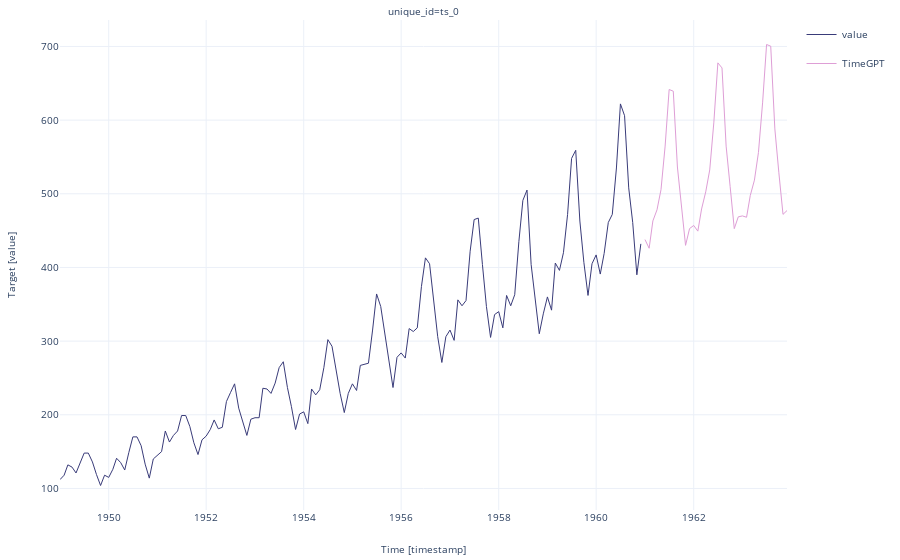

The notebook cell saved with this chart:
### Code cell
timegpt.plot(df, timegpt_fcst_df, time_col='timestamp', target_col='value')

### Figure 1 — Plotly figure (JSON) as saved in the notebook; plotly's stock layout.template omitted (floating-point values rounded to 4 significant figures; data arrays with more than 128 entries replaced by an {"elided": "..."} marker saying what was removed)
{"data": [{"legendgroup": "value", "line": {"color": "#393b79", "width": 1}, "mode": "lines", "name": "value", "showlegend": true, "type": "scatter", "x": {"elided": "180 str values"}, "xaxis": "x", "y": {"elided": "180 int values"}, "yaxis": "y"}, {"legendgroup": "TimeGPT", "line": {"color": "#de9ed6", "width": 1}, "mode": "lines", "name": "TimeGPT", "showlegend": true, "type": "scatter", "x": {"elided": "180 str values"}, "xaxis": "x", "y": {"elided": "180 float values"}, "yaxis": "y"}], "layout": {"annotations": [{"font": {"size": 10}, "showarrow": false, "text": "unique_id=ts_0", "x": 0.5, "xanchor": "center", "xref": "paper", "y": 1, "yanchor": "bottom", "yref": "paper"}, {"font": {"size": 10}, "showarrow": false, "text": "Time [timestamp]", "x": 0.5, "xanchor": "center", "xref": "paper", "y": 0, "yanchor": "top", "yref": "paper", "yshift": -30}, {"font": {"size": 10}, "showarrow": false, "text": "Target [value]", "textangle": -90, "x": 0, "xanchor": "right", "xref": "paper", "xshift": -40, "y": 0.5, "yanchor": "middle", "yref": "paper"}], "autosize": true, "font": {"size": 10}, "margin": {"b": 50, "l": 60, "r": 10, "t": 20}, "xaxis": {"anchor": "y", "autorange": true, "domain": [0, 1], "range": ["1949-01-01", "1963-12-01"], "showticklabels": true, "type": "date", "visible": true}, "yaxis": {"anchor": "x", "autorange": true, "domain": [0, 1], "range": [70.74, 735.9], "type": "linear"}}}
